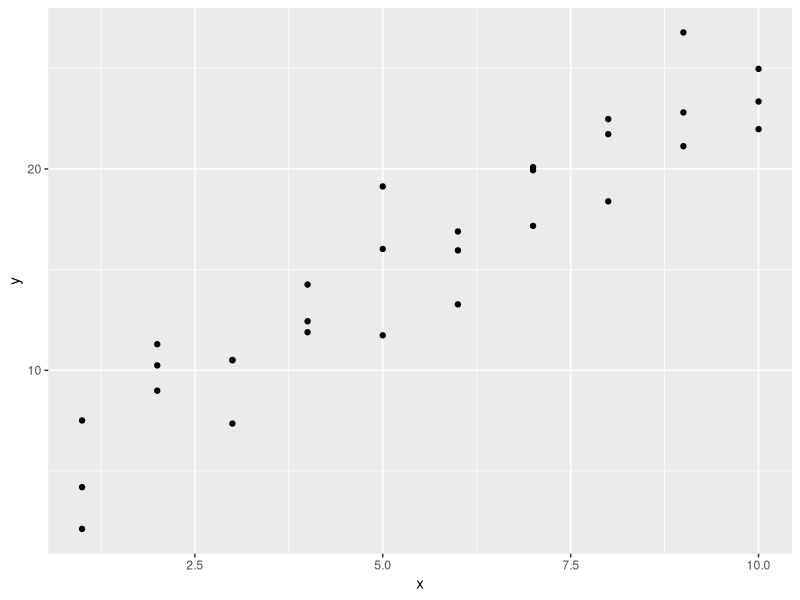
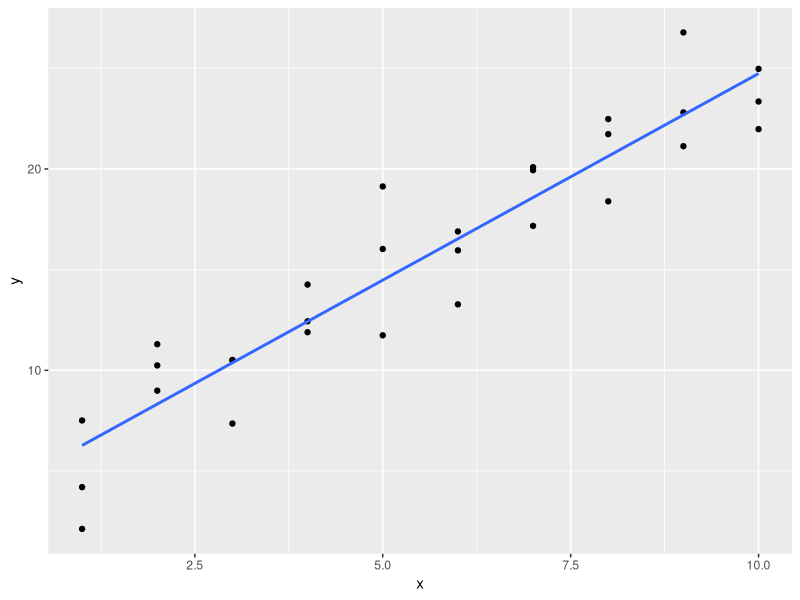
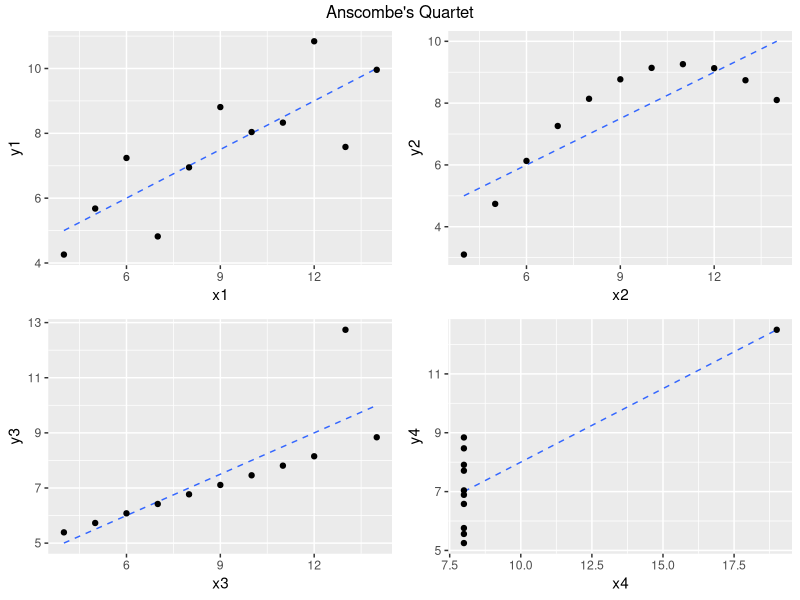
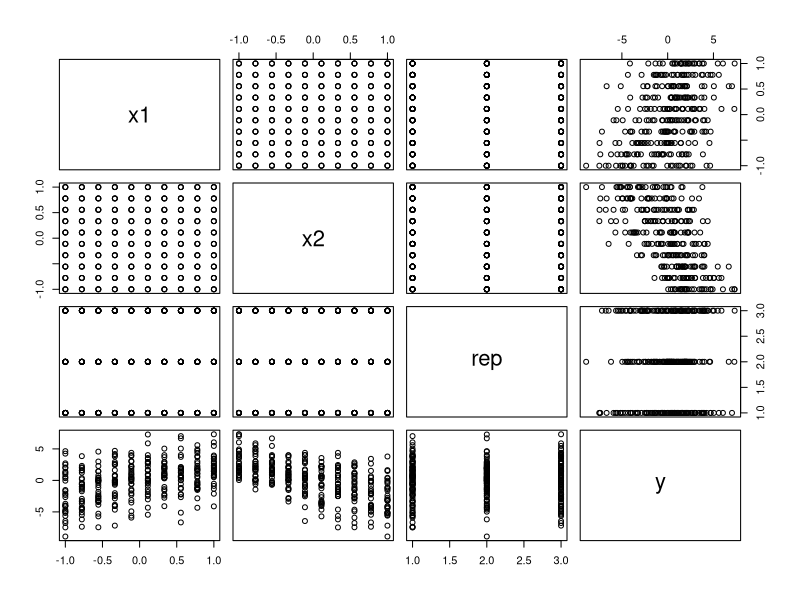
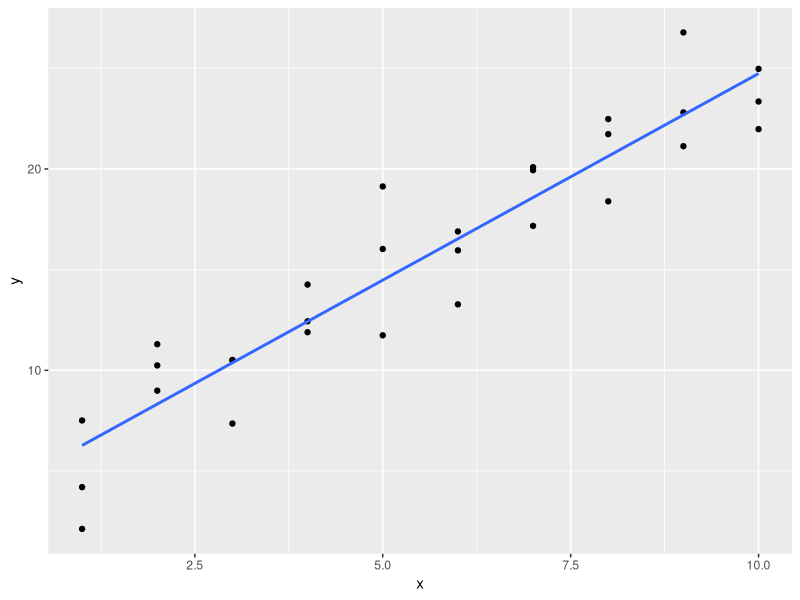
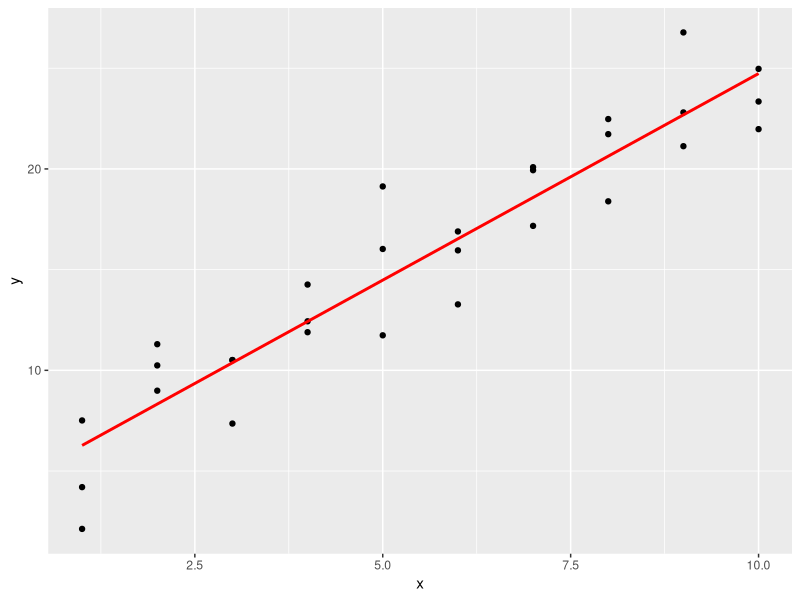
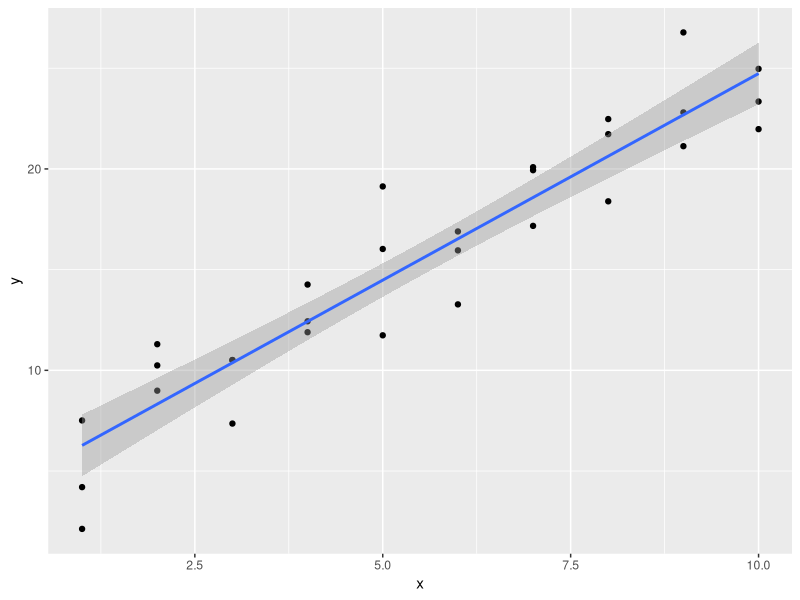
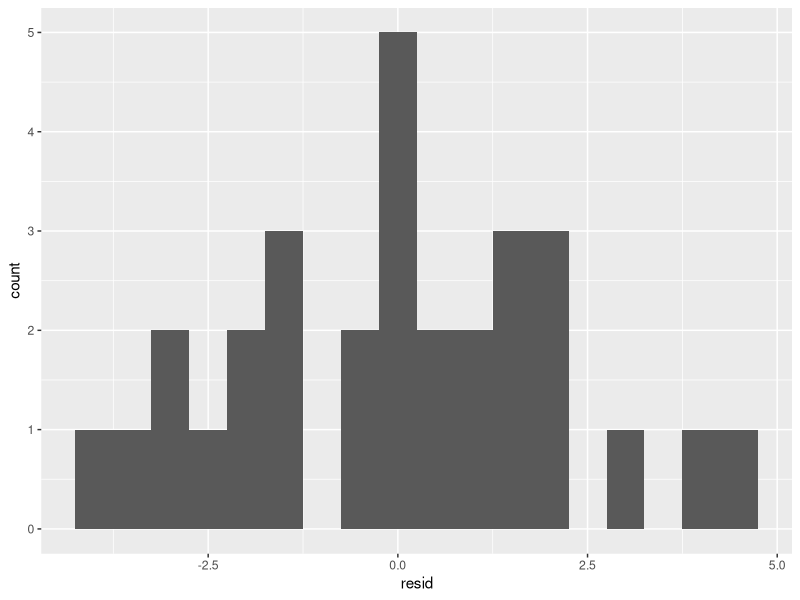

Write the R code that produced these figures, in order.
library(tidyverse)
library(modelr)
options(na.action = na.warn)

#################
# Pre-Modeling #
#################

# show data with an obvious relationship
ggplot(sim1, aes(x, y)) +
  geom_point()

# the idea is to find something that describes this relationship 
# most basic is correlation which describes the strength of a linear relationship
ggplot(sim1, aes(x, y)) +
  geom_point() +
  geom_smooth(method = "lm", se = FALSE)

cor(sim1$x, sim1$y)
cor.test(sim1$x, sim1$y)

# visualizing your relationships is very important
library(gridExtra)
library(grid)

p1 <- ggplot(anscombe, aes(x1, y1)) +
  geom_smooth(method = "lm", se = FALSE, linetype = "dashed", size = .5) +
  geom_point()
p2 <- ggplot(anscombe, aes(x2, y2)) +
  geom_smooth(method = "lm", se = FALSE, linetype = "dashed", size = .5) +
  geom_point()
p3 <- ggplot(anscombe, aes(x3, y3)) +
  geom_smooth(method = "lm", se = FALSE, linetype = "dashed", size = .5) +
  geom_point()
p4 <- ggplot(anscombe, aes(x4, y4)) +
  geom_smooth(method = "lm", se = FALSE, linetype = "dashed", size = .5) +
  geom_point()

grid.arrange(p1, p2, p3, p4, ncol = 2, 
             top = textGrob("Anscombe's Quartet"))

cor(anscombe$x1, anscombe$y1)
cor(anscombe$x2, anscombe$y2)
cor(anscombe$x3, anscombe$y3)
cor(anscombe$x4, anscombe$y4)

##############
# Your Turn! #
##############
# assess the linear relationship between mpg and wt in the mtcars data set


# how could you do this using dplyr (think summarise())?


# how could you visually compare a linear vs non-linear relationship (hint: geom_smooth)



# what if we want to observe multiple correlation relationships?
sim4
cor(sim4)
pairs(sim4)
# note corrplot & corrgram are worth checking out for visualizing correlations
# across a full data set

# but what if we want to get the significance
sim4 %>% 
  gather(var, value, -y) %>%
  group_by(var) %>%
  summarise(corr = cor(y, value),
            p_value = cor.test(y, value)$p.value) %>%
  filter(p_value < 0.05)


##############
# Your Turn! #
##############
# visualize relationships across all mtcars variables; which ones have appear to
# have the strongest relationship to mpg?


# quantify the correlations and find the ones that are statistically significant



# Many questions remain such as:
# - what can I infer from these relationships (other than just strength)
# - how should we treat the categorical relationships
# - are there interactions between variables
# - and a host of others

###################
# Modeling Basics #
###################

# We can start to answer some of these questions with regression
# 1. there are lots of potential relationships - show messy regression plot
# 2. we want to reduce this to find the best relationships for our data

# show image with best fitted lines and then the best fit line
ggplot(sim1, aes(x, y)) +
  geom_point() +
  geom_smooth(method = "lm", se = FALSE)

# illustrate regression model
sim1_mod <- lm(y ~ x, data = sim1)
sim1_mod
summary(sim1_mod)
str(sim1_mod)
coef(sim1_mod)
residuals(sim1_mod)
fitted.values(sim1_mod)

##############
# Your Turn! #
##############
# fit a linear model that regresses mpg onto wt with the mtcars data


# how does this model appear to fit (hint: summary)?


# can you access the fitted values and residuals




######################
# Visualizing Models #
######################
# we can add our modeling results to our data
sim1_mod <- lm(y ~ x, data = sim1)
sim1 %>%
  add_predictions(sim1_mod) %>%
  add_residuals(sim1_mod)

# and we can extend this right into visualizing it
sim1 %>%
  add_predictions(sim1_mod) %>%
  ggplot(aes(x, y)) +
  geom_point() +
  geom_line(aes(y = pred), color = "red", size = 1)

# show how this relates to
ggplot(sim1, aes(x, y)) +
  geom_point() +
  geom_smooth(method = "lm")

# by visualizing residuals we can assess 
sim1 %>%
  add_residuals(sim1_mod) %>%
  ggplot(aes(resid)) +
  geom_histogram(binwidth = .5)

sim1 %>%
  add_residuals(sim1_mod) %>%
  ggplot(aes(x, resid)) +
  geom_ref_line(h = 0) +
  geom_point()


# This looks like random noise, suggesting that our model has done a good job of 
# capturing the patterns in the dataset.

##############
# Your Turn! #
##############
# fit a linear model that regresses mpg onto wt with the mtcars data


# how does this model appear to fit?


# add the predictions and residuals to the mtcars data set and plot them



######################################
# Dealing with categorical variables #
######################################
sim2
ggplot(sim2, aes(x, y)) + 
  geom_point()

sim2_mod <- lm(y ~ x, data = sim2)
summary(sim2_mod)

# Effectively, a model with a categorical x will predict the mean value for each 
# category. We can easily see this with
sim2 %>% 
  data_grid(x) %>% 
  add_predictions(sim2_mod)

# visualize
# sim2 %>%
sim2 %>%
  add_predictions(sim2_mod) %>%
  ggplot(aes(x, y)) +
  geom_point() +
  geom_point(aes(y = pred), color = "red", size = 4)

# what if we want to change the reference factor?
sim2b <- sim2 %>% 
  mutate(x = as.factor(x),
         x = relevel(x, ref = "b"))

sim2b_mod <- lm(y ~ x, data = sim2b)
summary(sim2b_mod)

##############
# Your Turn! #
##############
# model mpg ~ cyl with cyl being categorical


# plot the predictions


# plot the residuals



################################################
# Interactions btwn continuous and categorical #
################################################
sim3
ggplot(sim3, aes(x1, y, color = x2)) + 
  geom_point() +
  facet_wrap(~ x2, nrow = 1)

# two potential model specifications, explain difference btwn + and *
mod1 <- lm(y ~ x1 + x2, data = sim3)
mod2 <- lm(y ~ x1 * x2, data = sim3)

model_matrix(sim3, y ~ x1 + x2)
model_matrix(sim3, y ~ x1 * x2)

summary(mod1)
summary(mod2)

sim3 %>% 
  gather_predictions(mod1, mod2) %>%
  ggplot(aes(x1, y, color = x2)) +
  geom_point() +
  geom_line(aes(y = pred)) +
  facet_grid(model ~ x2)

sim3 %>%
  gather_residuals(mod1, mod2) %>%
  ggplot(aes(x1, resid, color = x2)) +
  geom_ref_line(h = 0, size = 1) +
  geom_point() +
  facet_grid(model ~ x2)



##############
# Your Turn! #
##############
# compare the following two models for the mtcars data
mtcars_mod3 <- lm(mpg ~ wt + as.factor(cyl), data = mtcars)
mtcars_mod4 <- lm(mpg ~ wt * as.factor(cyl), data = mtcars)

# compare summaries


# compare model matrix


# compare predicted values


# compare residuals


# what are your thoughts?



########################
# Model Specifications #
########################

# at any time we can see the translation of our model with
model_matrix(sim1, y ~ x)
model_matrix(sim2, y ~ x)
model_matrix(sim3, y ~ x1 + x2)
model_matrix(sim3, y ~ x1 * x2)

##############
# Your Turn! #
##############
# get the model matrix for our mtcars_mod1 model
mtcars_mod1 <- lm(mpg ~ wt, data = mtcars)



# what happens if you add two new variables as in 
mtcars_mod2 <- lm(mpg ~ wt + cyl + hp, data = mtcars)



###################
# Transformations #
###################
# You can also perform transformations inside the model formula
# lm(log(y) ~ sqrt(x1) + x2)
# If your transformation involves +, *, ^, or -, you’ll need to wrap it in I() 
# so R doesn’t treat it like part of the model specification. For example, 
# y ~ x + I(x ^ 2) is translated to y = a_1 + a_2 * x + a_3 * x^2

model_matrix(sim1, y ~ x + x^2)
model_matrix(sim1, y ~ x + I(x^2))

